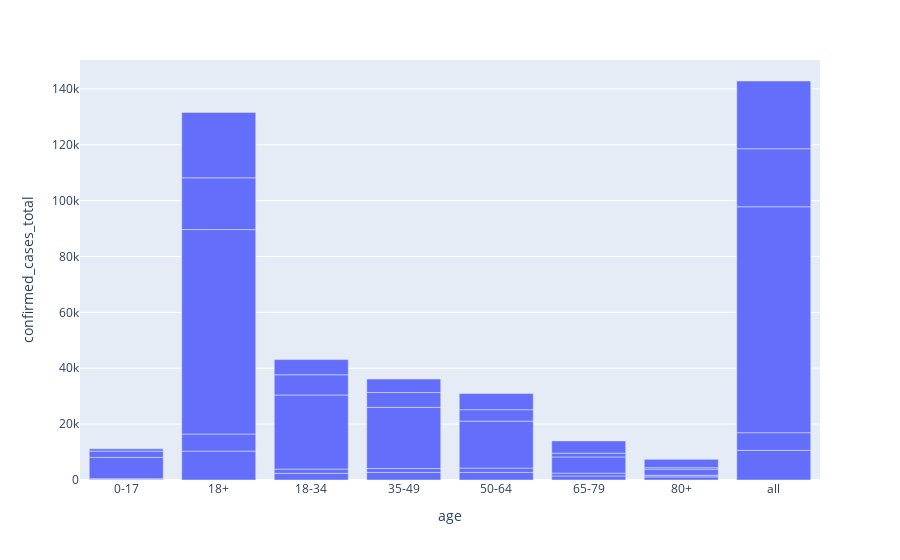

The code cell stored with this chart in its notebook:
### Code cell
fig = px.bar(latimes_single_day,
           x="age",
           y="confirmed_cases_total")
             
# ,
#             color="race",
#             barmode="group"
# fig.update_xaxes(rangeslider_visible=True)
fig.show()

### Figure 1 — Plotly figure (JSON) as saved in the notebook; plotly's stock layout.template omitted (floating-point values rounded to 4 significant figures)
{"data": [{"alignmentgroup": "True", "hovertemplate": "age=%{x}<br>confirmed_cases_total=%{y}<extra></extra>", "legendgroup": "", "marker": {"color": "#636efa"}, "name": "", "offsetgroup": "", "orientation": "v", "showlegend": false, "textposition": "auto", "type": "bar", "x": ["0-17", "18+", "18-34", "35-49", "50-64", "65-79", "80+", "all", "0-17", "18+", "18-34", "35-49", "50-64", "65-79", "80+", "all", "0-17", "18+", "18-34", "35-49", "50-64", "65-79", "80+", "all", "0-17", "18+", "18-34", "35-49", "50-64", "65-79", "80+", "all", "0-17", "18+", "18-34", "35-49", "50-64", "65-79", "80+", "all"], "xaxis": "x", "y": [271, 10342, 2373, 2709, 2703, 1438, 1119, 10624, 197, 6102, 1541, 1401, 1560, 1023, 577, 6309, 7625, 73193, 26511, 21910, 16802, 5792, 2178, 80875, 2233, 18534, 7239, 5307, 4104, 1342, 542, 20769, 820, 23394, 5445, 4819, 5767, 4389, 2974, 24242], "yaxis": "y"}], "layout": {"autosize": true, "barmode": "relative", "legend": {"tracegroupgap": 0}, "margin": {"t": 60}, "xaxis": {"anchor": "y", "autorange": true, "domain": [0, 1], "range": [-0.5, 7.5], "title": {"text": "age"}, "type": "category"}, "yaxis": {"anchor": "x", "autorange": true, "domain": [0, 1], "range": [0, 150300.0], "title": {"text": "confirmed_cases_total"}, "type": "linear"}}}
